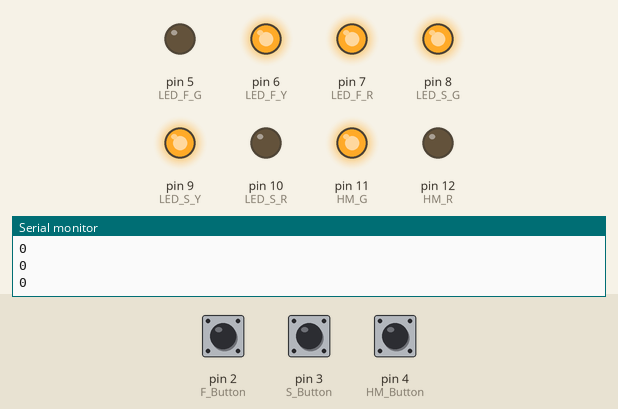
Simulated run of this sketch. Board: Arduino Uno, built with avr-gcc and run on an emulated ATmega328P. Shown: output pins drawn as LEDs (lit = HIGH), the last lines printed to the serial monitor. Inputs (shaded band) come from the test bench; at power-on: pin 3 (S_Button) HIGH, pin 2 (F_Button) HIGH, pin 4 (HM_Button) HIGH.

Above: at 3.8 s.
3.9 s: pin 3 (S_Button) pulled LOW for 1.3 s
At 5.5 s:
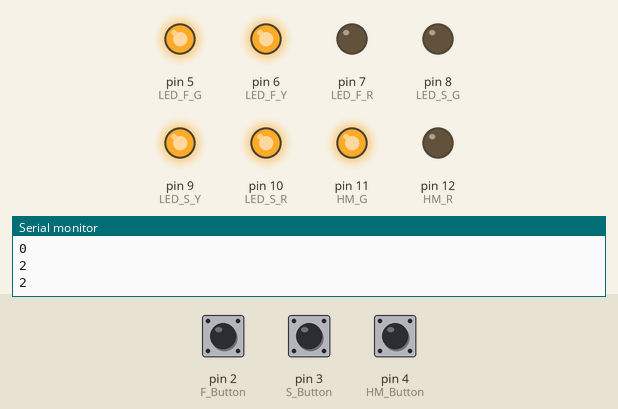
6.7 s: pin 2 (F_Button) pulled LOW for 1.3 s
At 7.9 s:
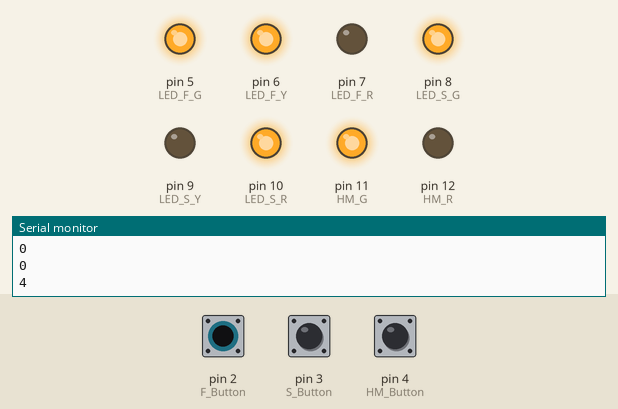
9.5 s: pin 4 (HM_Button) pulled LOW for 1.3 s
At 11.3 s:
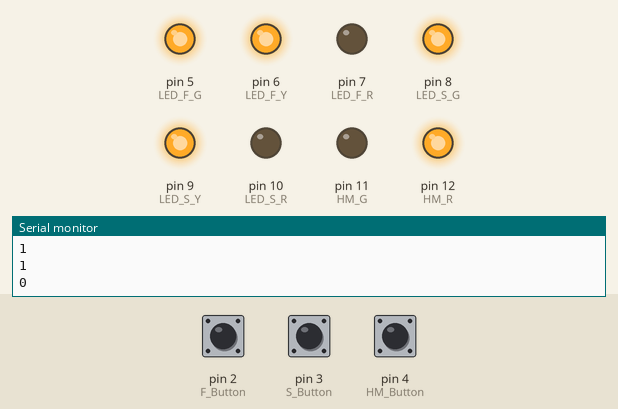
12.3 s: pin 2 (F_Button) pulled LOW for 1.3 s
At 12.8 s:
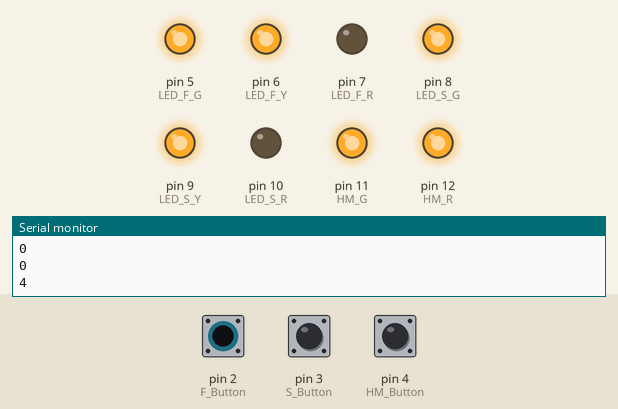
15.5 s: pin 3 (S_Button) pulled LOW for 3.2 s
At 16.4 s:
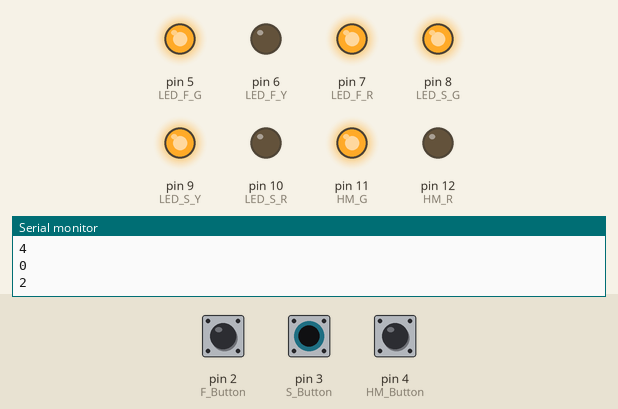
20.2 s: pin 2 (F_Button) pulled LOW for 3.2 s
At 21.7 s:
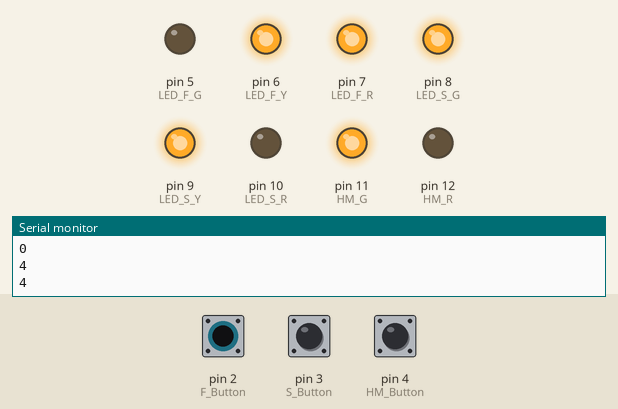
Timing chart, 0 to 23.2 s (numbered marks = the images above; inputs shaded):
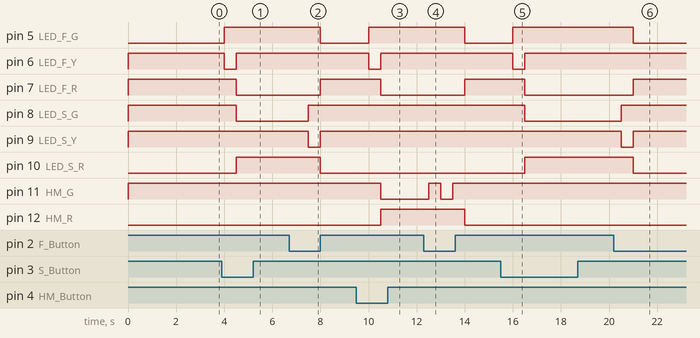

The sketch:

FSM.ino
```cpp
#define LED_F_R 7
#define LED_F_Y 6
#define LED_F_G 5

#define LED_S_R 10
#define LED_S_Y 9
#define LED_S_G 8

#define HM_R 12
#define HM_G 11

#define F_Button 2
#define S_Button 3
#define HM_Button 4
//----------------------------------------//
#define goF 0
#define waitF 1

#define goS 2
#define waitS 3

#define waitHM 7
#define goHM 4
#define goHM1 5
#define goHM2 6

struct State {
  unsigned long ST_Out; // 6-bit pattern to street output
  unsigned long Time; // delay in ms units
  unsigned long Next[8];
}; // next state for inputs 0,1,2,3
typedef const struct State SType;

SType FSM[8] =
{                      // 000   001   010    011    100   101    110    111
  {B00110001, 1000,     {goF , waitF, waitF, waitF , goF, waitF , waitF, waitF}}, //0 F
  {0xF1, 500,           {waitF,  goHM , goS , goS, goF , goHM,  goS, goS}}, //1 wait F1

  {0x85, 1000,          {goS,  waitS, goS, waitS, waitS, waitS , waitS, waitS}}, //2 S
  {0x9D, 500,           {waitS , goHM , goS , goHM , goF , goHM , goF , goHM}}, //3 waitS 9D

  {0x92, 500,           {goHM, goHM , goHM1, goHM1, goHM1, goHM1 , goHM1, goHM1}}, // WALK

  {B10010000, 500,      {goHM2, goHM2 , goHM2 , goHM2 , goHM2 , goHM2, goHM2, goHM2}}, //5 KAPIB
  {0x92, 500,           {waitHM , waitHM , waitHM  , waitHM , waitHM , waitHM,  waitHM , waitHM}}, //6

  {0x90, 500,           {goF , goHM  , goS , goS , goF, goF, goF , goF}} //7

};

unsigned long S = 0; // index to the current state
void setup()
{

  pinMode(LED_F_R, OUTPUT);
  pinMode(LED_F_Y, OUTPUT);
  pinMode(LED_F_G, OUTPUT);
  pinMode(F_Button, INPUT_PULLUP);
  pinMode(LED_S_R, OUTPUT);
  pinMode(LED_S_Y, OUTPUT);
  pinMode(LED_S_G, OUTPUT);
  pinMode(S_Button, INPUT_PULLUP);
  pinMode(HM_R, OUTPUT);
  pinMode(HM_G, OUTPUT);
  pinMode(HM_Button, INPUT_PULLUP);
  Serial.begin(9600);

}
int input, inputF, inputS, inputW;
void loop()
{
  digitalWrite(LED_F_G,   FSM[S].ST_Out &    B10000000);
  digitalWrite(LED_F_Y, !(FSM[S].ST_Out &    B01000000));
  digitalWrite(LED_F_R,   FSM[S].ST_Out &    B00100000);

  digitalWrite(LED_S_G,    FSM[S].ST_Out &   B00010000);
  digitalWrite(LED_S_Y,  !(FSM[S].ST_Out &   B00001000));
  digitalWrite(LED_S_R,    FSM[S].ST_Out &   B00000100);

  digitalWrite(HM_G, !(FSM[S].ST_Out &       B00000010));
  digitalWrite(HM_R, !(FSM[S].ST_Out &       B00000001));
  delay(FSM[S].Time);

  if(S != waitF && S != waitS && S != goHM1 && S != waitHM && S != goHM2  )
  {
  input = 0 ;
  inputF = !digitalRead(F_Button);
  inputS = !digitalRead(S_Button);
  inputW = !digitalRead(HM_Button);
  input = inputF * 4 + inputS * 2 + inputW;
  }
  Serial.println(input);
  S = FSM[S].Next[input];
}
```

Measured:
- after the input at 3.9 s, pin 5 (LED_F_G): LOW → HIGH after 0.10 s; pin 6 (LED_F_Y): HIGH → LOW after 0.10 s, → HIGH 0.50 s later; pin 7 (LED_F_R), pin 8 (LED_S_G): HIGH → LOW after 0.60 s; pin 10 (LED_S_R): LOW → HIGH after 0.60 s
- after the input at 6.7 s, pin 5 (LED_F_G), pin 10 (LED_S_R): HIGH → LOW after 1.3 s; pin 7 (LED_F_R): LOW → HIGH after 1.3 s; pin 8 (LED_S_G): LOW → HIGH after 0.80 s; pin 9 (LED_S_Y): HIGH → LOW after 0.80 s, → HIGH 0.50 s later
- after the input at 9.5 s, pin 5 (LED_F_G): LOW → HIGH after 0.50 s; pin 6 (LED_F_Y): HIGH → LOW after 0.50 s, → HIGH 0.50 s later; pin 7 (LED_F_R), pin 11 (HM_G): HIGH → LOW after 1.0 s; pin 12 (HM_R): LOW → HIGH after 1.0 s
- after the input at 12.3 s, pin 5 (LED_F_G), pin 12 (HM_R): HIGH → LOW after 1.7 s; pin 7 (LED_F_R): LOW → HIGH after 1.7 s; pin 11 (HM_G): LOW → HIGH after 0.20 s, → LOW 0.50 s later, → HIGH 0.50 s later
- after the input at 15.5 s, pin 5 (LED_F_G): LOW → HIGH after 0.50 s; pin 6 (LED_F_Y): HIGH → LOW after 0.50 s, → HIGH 0.50 s later; pin 7 (LED_F_R), pin 8 (LED_S_G): HIGH → LOW after 1.0 s; pin 10 (LED_S_R): LOW → HIGH after 1.0 s
- after the input at 20.2 s, pin 5 (LED_F_G), pin 10 (LED_S_R): HIGH → LOW after 0.80 s; pin 7 (LED_F_R): LOW → HIGH after 0.80 s; pin 8 (LED_S_G): LOW → HIGH after 0.30 s; pin 9 (LED_S_Y): HIGH → LOW after 0.30 s, → HIGH 0.50 s later
